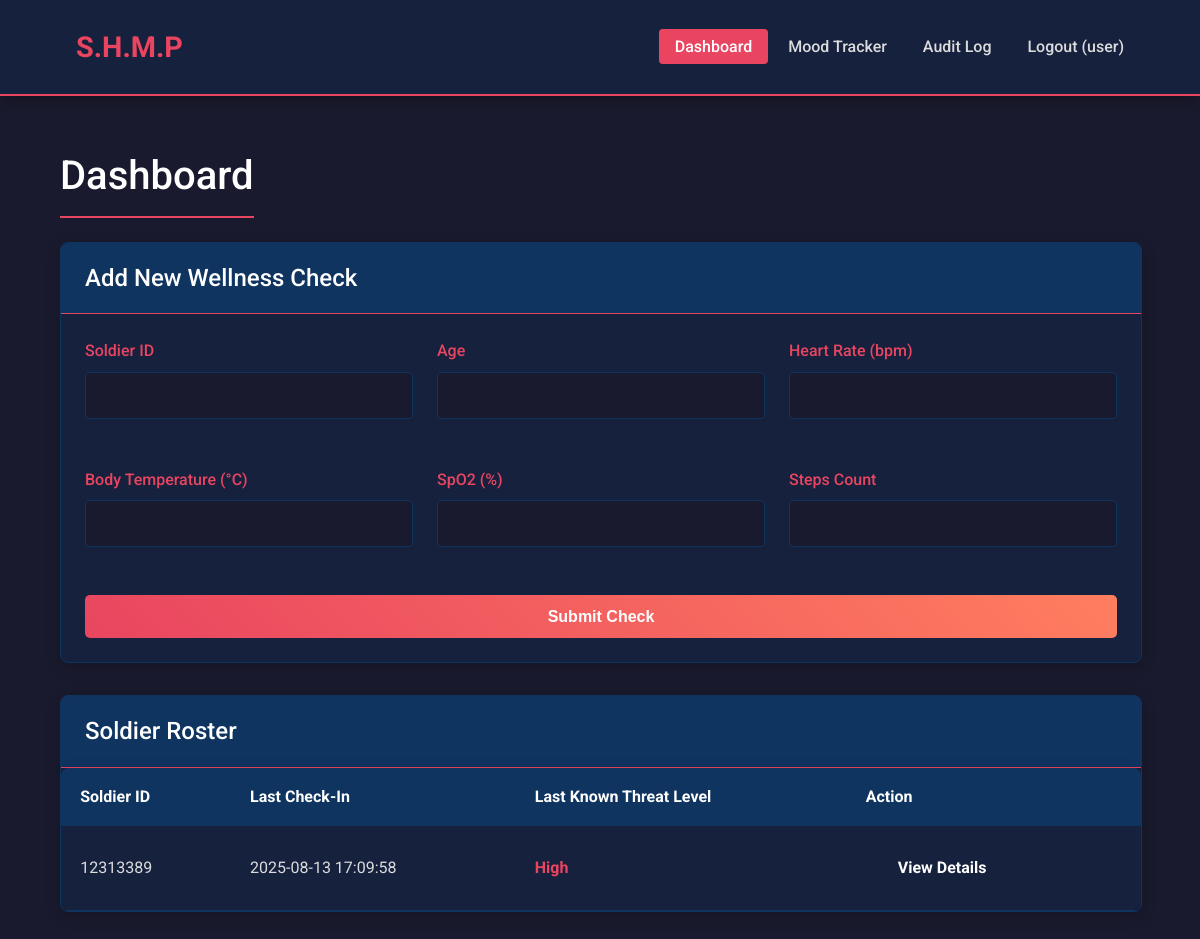
/ (signed in), run on the app's committed database.
### tables this page shows
CREATE TABLE users (
    id INTEGER PRIMARY KEY AUTOINCREMENT,
    username TEXT UNIQUE NOT NULL,
    password_hash TEXT NOT NULL,
    role TEXT NOT NULL DEFAULT 'analyst' -- Roles: 'doctor', 'analyst'
);

CREATE TABLE wellness_checks (
    id INTEGER PRIMARY KEY AUTOINCREMENT,
    soldier_id TEXT NOT NULL,
    age INTEGER,
    heart_rate TEXT, -- Encrypted
    body_temperature TEXT, -- Encrypted
    spo2 TEXT, -- Encrypted
    steps_count INTEGER,
    prediction_result TEXT NOT NULL,
    shap_values TEXT, -- Stores SHAP explanations as JSON
    created_at TIMESTAMP NOT NULL DEFAULT CURRENT_TIMESTAMP
);

### app.py (the view, shortened to what this page needs)
@app.route('/', methods=['GET', 'POST'])
@login_required
def index():
    db = get_db()
    soldiers = db.execute('SELECT soldier_id, MAX(created_at) as last_check_in, prediction_result FROM wellness_checks GROUP BY soldier_id ORDER BY last_check_in DESC').fetchall()
    return render_template('index.html', soldiers=soldiers)

### app.py (called while the page is built)
def get_db():
    db = getattr(g, '_database', None)
    if db is None:
        db = g._database = sqlite3.connect(DATABASE)
        db.row_factory = sqlite3.Row
    return db

@app.teardown_appcontext
def close_connection(exception):
    db = getattr(g, '_database', None)
    if db is not None:
        db.close()

@login_manager.user_loader
def load_user(user_id):
    db = get_db()
    user_data = db.execute('SELECT * FROM users WHERE id = ?', (user_id,)).fetchone()
    if user_data:
        return User(id=user_data['id'], username=user_data['username'], password_hash=user_data['password_hash'], role=user_data['role'])
    return None

### templates/index.html
{% extends 'base.html' %}
{% block header %}
  <h1>{% block title %}Dashboard{% endblock %}</h1>
{% endblock %}
{% block content %}
<div class="card">
    <div class="card-header">
        <h3>Add New Wellness Check</h3>
    </div>
    <div class="card-body">
        <form method="POST">
            <div class="form-grid">
                <div class="form-group">
                    <label for="soldier_id">Soldier ID</label>
                    <input type="text" id="soldier_id" name="soldier_id" required>
                </div>
                <div class="form-group">
                    <label for="age">Age</label>
                    <input type="number" id="age" name="age" required>
                </div>
                <div class="form-group">
                    <label for="heart_rate">Heart Rate (bpm)</label>
                    <input type="number" id="heart_rate" name="heart_rate" required>
                </div>
                <div class="form-group">
                    <label for="body_temperature">Body Temperature (°C)</label>
                    <input type="number" step="0.1" id="body_temperature" name="body_temperature" required>
                </div>
                <div class="form-group">
                    <label for="spo2">SpO2 (%)</label>
                    <input type="number" id="spo2" name="spo2" required>
                </div>
                <div class="form-group">
                    <label for="steps_count">Steps Count</label>
                    <input type="number" id="steps_count" name="steps_count" required>
                </div>
            </div>
            <button type="submit" class="btn btn-primary btn-block mt-4">Submit Check</button>
        </form>
    </div>
</div>
<div class="card">
    <div class="card-header">
       <h3>Soldier Roster</h3>
    </div>
    <div class="card-body" style="padding: 0;">
        <table>
            <thead>
                <tr>
                    <th>Soldier ID</th>
                    <th>Last Check-In</th>
                    <th>Last Known Threat Level</th>
                    <th>Action</th>
                </tr>
            </thead>
            <tbody>
                {% if soldiers %}
                    {% for s in soldiers %}
                    <tr>
                        <td>{{ s.soldier_id }}</td>
                        <td>{{ s.last_check_in }}</td>
                        <td><span class="threat-{{ s.prediction_result }}">{{ s.prediction_result or 'N/A' }}</span></td>
                        <td><a class="button-link" href="{{ url_for('soldier_detail', soldier_id=s.soldier_id) }}">View Details</a></td>
                    </tr>
                    {% endfor %}
                {% else %}
                    <tr>
                        <td colspan="4" style="text-align: center; padding: 2rem;">No soldiers found. Add a wellness check to begin.</td>
                    </tr>
                {% endif %}
            </tbody>
        </table>
    </div>
</div>
{% endblock %}

### templates/base.html (shortened to what this page needs)
<!DOCTYPE html>
<html lang="en">
<head>
    <link rel="stylesheet" href="{{ url_for('static', filename='style.css') }}">
</head>
<body>
    <nav>
        <a href="{{ url_for('index') }}" class="logo">S.H.M.P</a>
        <div>
            <a href="{{ url_for('index') }}" class="{{ 'active' if request.endpoint == 'index' else '' }}">Dashboard</a>
            <a href="{{ url_for('mood_tracker') }}" class="{{ 'active' if request.endpoint == 'mood_tracker' else '' }}">Mood Tracker</a>
            {% if current_user.is_authenticated %}
                {% if current_user.role == 'doctor' %}
                <a href="{{ url_for('audit_log') }}" class="{{ 'active' if request.endpoint == 'audit_log' else '' }}">Audit Log</a>
                {% endif %}
                <a href="{{ url_for('logout') }}">Logout ({{ current_user.username }})</a>
            {% else %}
                <a href="{{ url_for('login') }}" class="{{ 'active' if request.endpoint == 'login' else '' }}">Login</a>
                <a href="{{ url_for('register') }}" class="{{ 'active' if request.endpoint == 'register' else '' }}">Register</a>
            {% endif %}
        </div>
    </nav>
    <main class="container">
        {% block header %}{% endblock %}
        {% block content %}{% endblock %}
    </main>
</body>
</html>

### static/style.css (style rules this page uses)
:root { --primary-bg: #1a1a2e; --secondary-bg: #16213e; --card-bg: #0f3460; --primary-text: #e94560; --secondary-text: #dcdcdc; --highlight-text: #ffffff; --border-color: #e94560; --success-color: #50c878; --warning-color: #f9a825; --error-color: #e94560; --font-family: 'Roboto', sans-serif; }
body { background-color: var(--primary-bg); color: var(--secondary-text); font-family: var(--font-family); margin: 0; line-height: 1.6; font-size: 16px; }
.container { width: 90%; max-width: 1400px; margin: 2rem auto; padding: 1rem; }
nav { background-color: var(--secondary-bg); padding: 1rem 5%; border-bottom: 2px solid var(--border-color); display: flex; justify-content: space-between; align-items: center; box-shadow: 0 4px 12px rgba(0,0,0,0.3); }
nav a { color: var(--secondary-text); text-decoration: none; padding: 0.5rem 1rem; border-radius: 4px; transition: all 0.3s ease; font-weight: 500; }
nav a:hover, nav a.active { background-color: var(--border-color); color: var(--highlight-text); transform: translateY(-2px); }
nav .logo { font-weight: 700; font-size: 1.8rem; color: var(--primary-text); }
h1, h2, h3, h4 { color: var(--highlight-text); font-weight: 500; margin-top: 0; }
h1 { font-size: 2.5rem; border-bottom: 2px solid var(--primary-text); display: inline-block; padding-bottom: 0.5rem; margin-bottom: 1.5rem; }
h3 { font-size: 1.5rem; margin-bottom: 1rem; }
.mt-4 { margin-top: 1.5rem !important; }
.card { background-color: var(--secondary-bg); border-radius: 8px; box-shadow: 0 4px 15px rgba(0, 0, 0, 0.2); border: 1px solid var(--card-bg); overflow: hidden; width: 100%; margin-bottom: 2rem; }
.card-header { background-color: var(--card-bg); padding: 1rem 1.5rem; border-bottom: 1px solid var(--border-color); }
.card-header h3 { margin-bottom: 0; }
.card-body { padding: 1.5rem; }
.form-grid { display: grid; grid-template-columns: repeat(auto-fit, minmax(250px, 1fr)); gap: 1.5rem; }
.form-group, .form-field { display: flex; flex-direction: column; margin-bottom: 1.5rem; }
label { margin-bottom: 0.5rem; color: var(--primary-text); font-weight: 500; }
input[type="text"], input[type="number"], input[type="password"], textarea, select { width: 100%; padding: 0.8rem; background-color: var(--primary-bg); border: 1px solid var(--card-bg); color: var(--secondary-text); border-radius: 4px; box-sizing: border-box; transition: all 0.3s ease; font-family: inherit; font-size: 1rem; }
.btn, .button-link { display: inline-block; padding: 0.8rem 2rem; border: none; border-radius: 5px; cursor: pointer; font-size: 1rem; font-weight: 700; text-align: center; text-decoration: none; transition: all 0.3s ease; color: white !important; }
.btn-primary { background: linear-gradient(45deg, var(--primary-text), #ff7e5f); }
.btn-block { display: block; width: 100%; }
table { width: 100%; border-collapse: collapse; background-color: var(--secondary-bg); border-radius: 8px; overflow: hidden; box-shadow: 0 4px 15px rgba(0, 0, 0, 0.2); }
th, td { padding: 1rem 1.2rem; text-align: left; border-bottom: 1px solid var(--card-bg); }
thead { background-color: var(--card-bg); color: var(--highlight-text); font-weight: 700; }
.threat-High { color: var(--error-color); font-weight: bold; }

### data on the page
users: username "user"
wellness_checks: soldier_id "12313389", last_check_in "2025-08-13 17:09:58", prediction_result "High"
